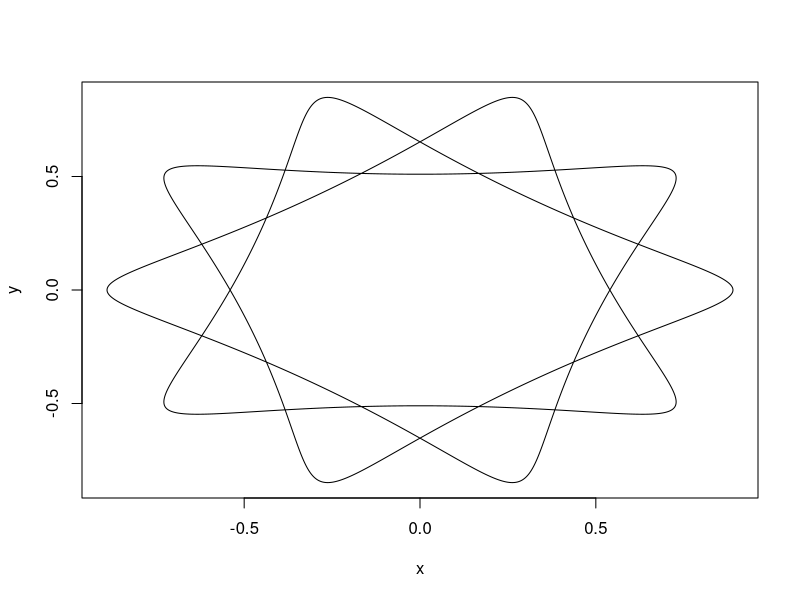

The R source for this figure:
## ---- chunk 1
# 数式のa, b, pを指定
a = 1
b = 0.3
p = 0.11

# 回転数とサンプリングする角度の間隔を指定
turn = 100
by = 0.01

# x, yを算出するためにthetaを準備
theta <- seq(from = 0, to = 2*pi*turn, by = by)

# 座標をdata.frameで生成
df <- data.frame(
  x = (a - b)*cos(theta) + (b-p)*cos((a-b)/b*theta),
  y = (a - b)*sin(theta) - (b-p)*sin((a-b)/b*theta)
)

# 取得した座標を線で結んでプロット
plot(df, type = "l")
